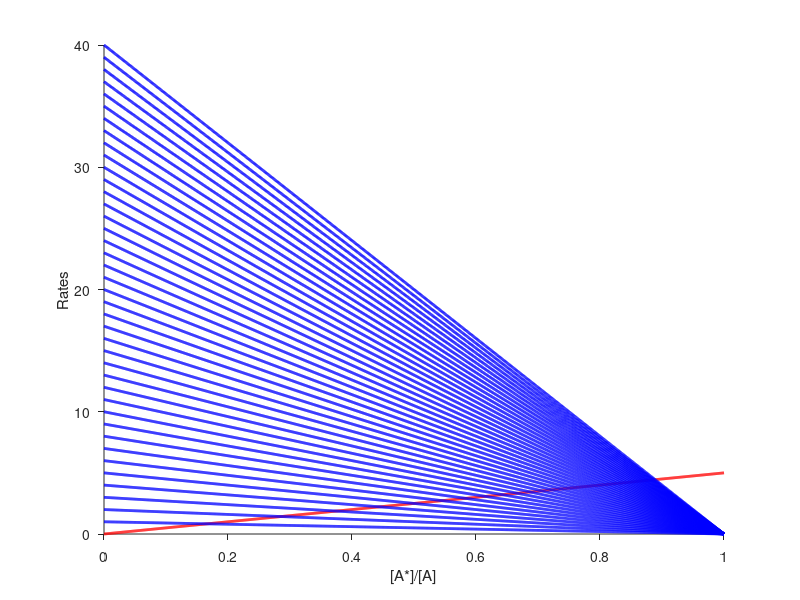
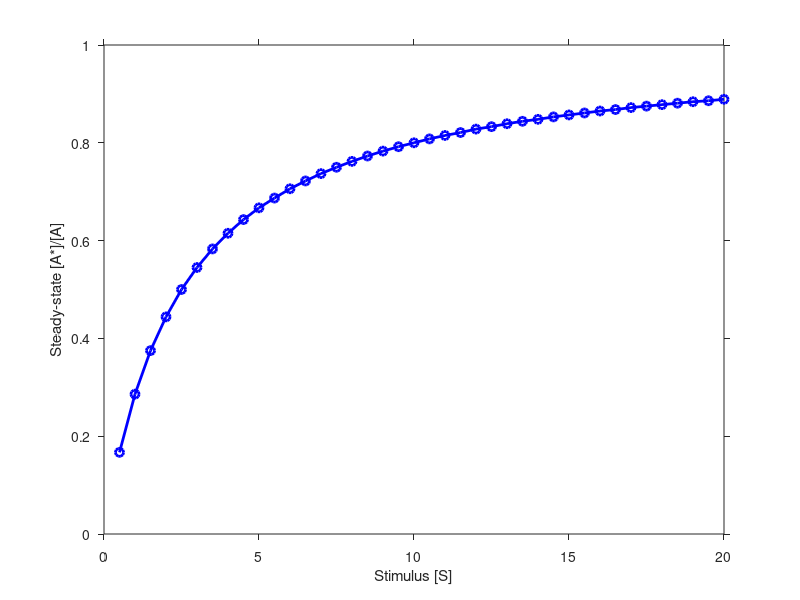
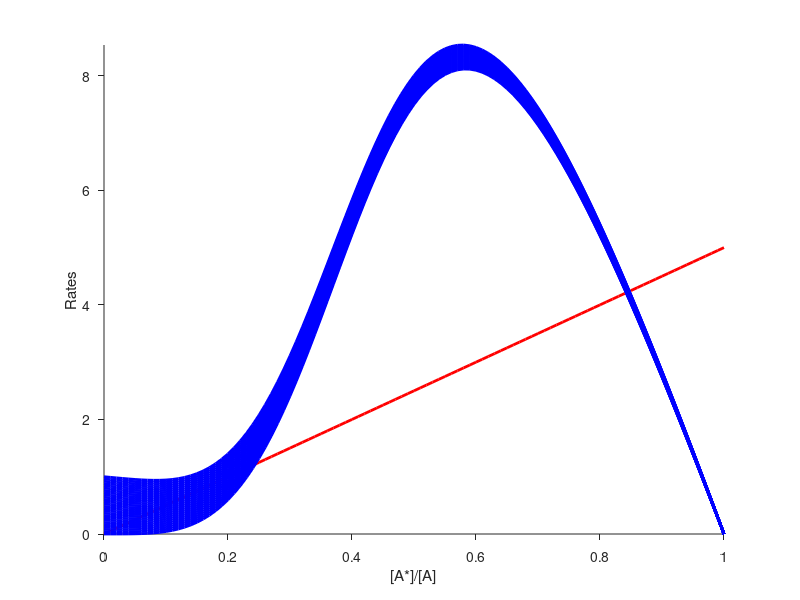
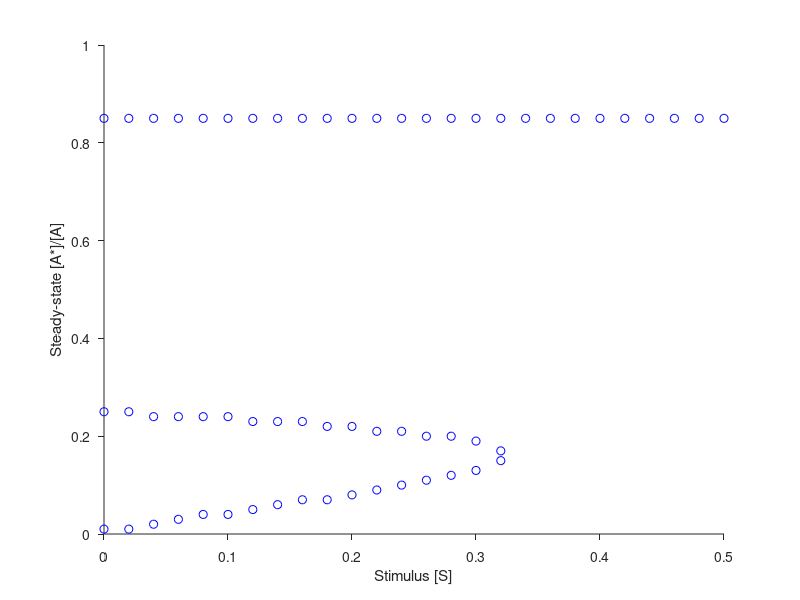

These figures' MATLAB source, in order:
% % Rate-balance plots
% % 
% % 1) Linear system with no feedback, forward rate depends on [S]
% % 
Astar = 0:0.001:1 ;
S = 0.5:0.5:20 ;
kplus = 2 ;
kminus = 5 ;

BR = kminus*Astar ;
figure
hold on 
plot(Astar,BR,'r','LineWidth',2)
set(gca,'TickDir','Out')
xlabel('[A*]/[A]')
ylabel('Rates')

for i=1:length(S)
  FR = kplus*S(i)*(1-Astar) ;
  [minpos,dex] = min(abs(FR - BR)) ;
  A_SS(i) = Astar(dex) ;
  plot(Astar,FR,'b','LineWidth',2)
end
axis([0 1 0 max(FR)])

figure
plot(S,A_SS,'bo-','LineWidth',2)
set(gca,'TickDir','Out')
xlabel('Stimulus [S]')
ylabel('Steady-state [A*]/[A]')

% % Rate-balance plots
% % 
% % 2) Ultrasensitive feedback, variable [S]
% % 

Astar = 0:0.01:1 ;
S = 0:0.02:0.5 ;
kplus = 2 ;
kfs = 30 ;
Kmf = 0.5 ;
kminus = 5 ;
h = 4 ; % exponent

BR = kminus*Astar ;
figure
handle1 = gcf ;
hold on 
plot(Astar,BR,'r','LineWidth',2)
set(gca,'TickDir','Out')

figure
handle2 = gcf ;
hold on

for i=1:length(S)
  FR = (kplus*S(i)+kfs*(Astar.^h./(Astar.^h+Kmf^h))).*(1-Astar) ;
  figure(handle1)
  plot(Astar,FR,'b','LineWidth',2)
  
  crossings = [] ;
  difference = FR-BR ;
  for iii=2:length(FR)
    if (sign(difference(iii)) ~= sign(difference(iii-1)))
      crossings = [crossings,iii] ;
    end
  end
  figure(handle2)
  plot(S(i),Astar(crossings),'bo')
  
end
figure(handle1)
axis([0 1 0 max(FR)])
set(gca,'TickDir','Out')
xlabel('[A*]/[A]')
ylabel('Rates')

figure(handle2)
set(gca,'TickDir','Out')
xlabel('Stimulus [S]')
ylabel('Steady-state [A*]/[A]')


% % Rate-balance plots, question 2 of assigment 3
% % 
% % 3) Linear feedback of forward reaction, constant [S] and variable Kmb, partially
% saturated backward reaction
% % 

Astar = 0:0.01:1 ;
S = 0;
kplus = 2 ;
kf = 30 ;
Kmb = 0:0.1:5 ;
kminus = 5 ;

FR = (kplus.*S + kf.*Astar).*(1 - Astar);
figure
handle1 = gcf ;
hold on 
plot(Astar,FR,'r','LineWidth',2)
set(gca,'TickDir','Out')

figure
handle2 = gcf ;
hold on

for i=1:length(Kmb)
  BR = kminus.*(Astar./(Astar+Kmb(i))) ;
  figure(handle1)
  plot(Astar,BR,'b','LineWidth',2)
  
  crossings = [] ;
  difference = FR-BR ;
  for iii=2:length(FR)
    if (sign(difference(iii)) ~= sign(difference(iii-1)))
      crossings = [crossings,iii] ;
    end
  end
  figure(handle2)
  plot(Kmb(i),Astar(crossings),'bo')
  
end
figure(handle1)
axis([0 1 0 max(FR)])
set(gca,'TickDir','Out')
xlabel('[A*]/[A]')
ylabel('Rates')

figure(handle2)
set(gca,'TickDir','Out')
xlabel('Kmb')
ylabel('Steady-state [A*]/[A]')

% % Rate-balance plots, question 2 of assigment 4
% % 
% % 4) Linear feedback of forward reaction, constant Kmb and variable [S], partially
% saturated backward reaction
% % 

Astar = 0:0.01:1 ;
S = 0:5;
kplus = 2 ;
kf = 30 ;
Kmb = 1 ;
kminus = 5 ;
BR = kminus.*(Astar./(Astar+Kmb)) ;
figure
handle1 = gcf ;
hold on 
plot(Astar,BR,'r','LineWidth',2)
set(gca,'TickDir','Out')

figure
handle2 = gcf ;
hold on

for i=1:length(S)
  FR = (kplus.*S(i) + kf.*Astar).*(1 - Astar);
  figure(handle1)
  plot(Astar,FR,'b','LineWidth',2)
  
  crossings = [] ;
  difference = FR-BR ;
  for iii=2:length(FR)
    if (sign(difference(iii)) ~= sign(difference(iii-1)))
      crossings = [crossings,iii] ;
    end
  end
  figure(handle2)
  plot(S(i),Astar(crossings),'bo')
  
end
figure(handle1)
axis([0 1 0 max(FR)])
set(gca,'TickDir','Out')
xlabel('[A*]/[A]')
ylabel('Rates')

figure(handle2)
set(gca,'TickDir','Out')
xlabel('[S]')
ylabel('Steady-state [A*]/[A]')

